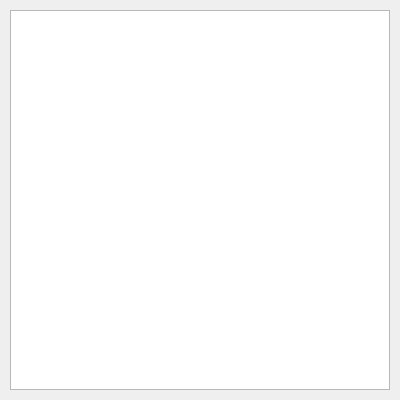
<?xml version="1.0" encoding="UTF-8"?>
<ui version="4.0">
 <class>RoomMenuWindow</class>
 <widget class="QWidget" name="RoomMenuWindow">
  <property name="geometry">
   <rect>
    <x>0</x>
    <y>0</y>
    <width>400</width>
    <height>400</height>
   </rect>
  </property>
  <property name="minimumSize">
   <size>
    <width>400</width>
    <height>400</height>
   </size>
  </property>
  <property name="maximumSize">
   <size>
    <width>400</width>
    <height>400</height>
   </size>
  </property>
  <property name="windowTitle">
   <string>SimpleNetworkClient</string>
  </property>
  <layout class="QVBoxLayout" name="verticalLayout">
   <property name="leftMargin">
    <number>10</number>
   </property>
   <property name="topMargin">
    <number>10</number>
   </property>
   <property name="rightMargin">
    <number>10</number>
   </property>
   <property name="bottomMargin">
    <number>10</number>
   </property>
   <item>
    <widget class="QListWidget" name="RoomList">
     <property name="horizontalScrollBarPolicy">
      <enum>Qt::ScrollBarAlwaysOff</enum>
     </property>
     <property name="sizeAdjustPolicy">
      <enum>QAbstractScrollArea::AdjustToContents</enum>
     </property>
    </widget>
   </item>
  </layout>
 </widget>
 <resources/>
 <connections/>
</ui>
